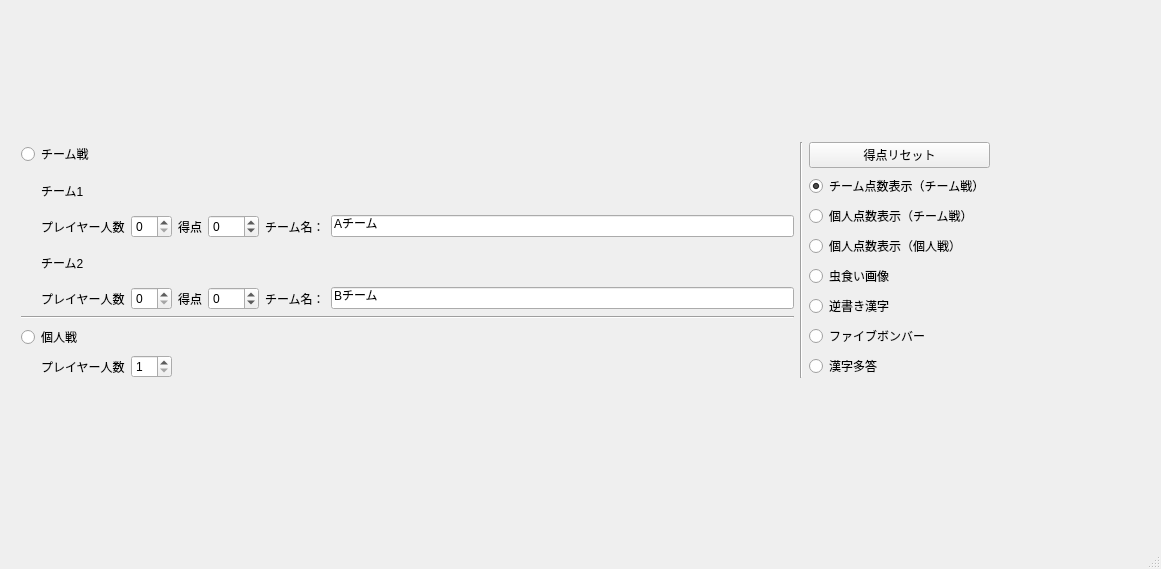
<?xml version="1.0" encoding="UTF-8"?>
<ui version="4.0">
 <class>SystemWindow</class>
 <widget class="QMainWindow" name="SystemWindow">
  <property name="geometry">
   <rect>
    <x>0</x>
    <y>0</y>
    <width>1161</width>
    <height>569</height>
   </rect>
  </property>
  <property name="windowTitle">
   <string>SystemWindow</string>
  </property>
  <widget class="QWidget" name="centralWidget">
   <widget class="QWidget" name="gridLayoutWidget_4">
    <property name="geometry">
     <rect>
      <x>10</x>
      <y>10</y>
      <width>991</width>
      <height>501</height>
     </rect>
    </property>
    <layout class="QGridLayout" name="gridLayout_5">
     <item row="0" column="1">
      <layout class="QVBoxLayout" name="verticalLayout">
       <property name="sizeConstraint">
        <enum>QLayout::SetDefaultConstraint</enum>
       </property>
       <item>
        <widget class="QRadioButton" name="isTeam">
         <property name="text">
          <string>チーム戦</string>
         </property>
         <property name="checked">
          <bool>true</bool>
         </property>
        </widget>
       </item>
       <item>
        <layout class="QVBoxLayout" name="verticalLayout_2">
         <property name="leftMargin">
          <number>20</number>
         </property>
         <item>
          <widget class="QLabel" name="label">
           <property name="text">
            <string>チーム1</string>
           </property>
          </widget>
         </item>
         <item>
          <layout class="QHBoxLayout" name="horizontalLayout">
           <item>
            <widget class="QLabel" name="label_4">
             <property name="text">
              <string>プレイヤー人数</string>
             </property>
            </widget>
           </item>
           <item>
            <widget class="QSpinBox" name="team1_playerCount">
             <property name="minimum">
              <number>0</number>
             </property>
             <property name="value">
              <number>0</number>
             </property>
            </widget>
           </item>
           <item>
            <widget class="QLabel" name="label_40">
             <property name="text">
              <string>得点</string>
             </property>
            </widget>
           </item>
           <item>
            <widget class="QSpinBox" name="team1_point">
             <property name="minimum">
              <number>-999</number>
             </property>
             <property name="maximum">
              <number>999</number>
             </property>
            </widget>
           </item>
           <item>
            <widget class="QLabel" name="label_3">
             <property name="text">
              <string>チーム名：</string>
             </property>
            </widget>
           </item>
           <item>
            <widget class="QLineEdit" name="team1_name">
             <property name="text">
              <string>Aチーム</string>
             </property>
            </widget>
           </item>
          </layout>
         </item>
         <item>
          <layout class="QGridLayout" name="team1_area"/>
         </item>
         <item>
          <widget class="QLabel" name="label_2">
           <property name="text">
            <string>チーム2</string>
           </property>
          </widget>
         </item>
         <item>
          <layout class="QHBoxLayout" name="horizontalLayout_3">
           <item>
            <widget class="QLabel" name="label_21">
             <property name="text">
              <string>プレイヤー人数</string>
             </property>
            </widget>
           </item>
           <item>
            <widget class="QSpinBox" name="team2_playerCount">
             <property name="value">
              <number>0</number>
             </property>
            </widget>
           </item>
           <item>
            <widget class="QLabel" name="label_41">
             <property name="text">
              <string>得点</string>
             </property>
            </widget>
           </item>
           <item>
            <widget class="QSpinBox" name="team2_point">
             <property name="minimum">
              <number>-999</number>
             </property>
             <property name="maximum">
              <number>999</number>
             </property>
            </widget>
           </item>
           <item>
            <widget class="QLabel" name="label_22">
             <property name="text">
              <string>チーム名：</string>
             </property>
            </widget>
           </item>
           <item>
            <widget class="QLineEdit" name="team2_name">
             <property name="text">
              <string>Bチーム</string>
             </property>
            </widget>
           </item>
          </layout>
         </item>
         <item>
          <layout class="QGridLayout" name="team2_area"/>
         </item>
        </layout>
       </item>
       <item>
        <widget class="Line" name="line">
         <property name="orientation">
          <enum>Qt::Horizontal</enum>
         </property>
        </widget>
       </item>
       <item>
        <widget class="QRadioButton" name="isIndividual">
         <property name="text">
          <string>個人戦</string>
         </property>
        </widget>
       </item>
       <item>
        <layout class="QVBoxLayout" name="verticalLayout_3">
         <property name="leftMargin">
          <number>20</number>
         </property>
         <item>
          <layout class="QHBoxLayout" name="horizontalLayout_4">
           <item>
            <widget class="QLabel" name="label_23">
             <property name="text">
              <string>プレイヤー人数</string>
             </property>
            </widget>
           </item>
           <item>
            <widget class="QSpinBox" name="playerCount">
             <property name="minimum">
              <number>1</number>
             </property>
            </widget>
           </item>
           <item>
            <spacer name="horizontalSpacer">
             <property name="orientation">
              <enum>Qt::Horizontal</enum>
             </property>
             <property name="sizeHint" stdset="0">
              <size>
               <width>40</width>
               <height>20</height>
              </size>
             </property>
            </spacer>
           </item>
          </layout>
         </item>
         <item>
          <layout class="QGridLayout" name="gridLayout_4"/>
         </item>
        </layout>
       </item>
      </layout>
     </item>
     <item row="0" column="3">
      <widget class="Line" name="line_3">
       <property name="orientation">
        <enum>Qt::Vertical</enum>
       </property>
      </widget>
     </item>
     <item row="0" column="4">
      <layout class="QVBoxLayout" name="verticalLayout_5">
       <item>
        <widget class="QPushButton" name="pushButton">
         <property name="text">
          <string>得点リセット</string>
         </property>
        </widget>
       </item>
       <item>
        <widget class="QRadioButton" name="mode1">
         <property name="text">
          <string>チーム点数表示（チーム戦）</string>
         </property>
         <property name="checked">
          <bool>true</bool>
         </property>
         <attribute name="buttonGroup">
          <string notr="true">buttonGroup</string>
         </attribute>
        </widget>
       </item>
       <item>
        <widget class="QRadioButton" name="mode2">
         <property name="text">
          <string>個人点数表示（チーム戦）</string>
         </property>
         <attribute name="buttonGroup">
          <string notr="true">buttonGroup</string>
         </attribute>
        </widget>
       </item>
       <item>
        <widget class="QRadioButton" name="mode3">
         <property name="text">
          <string>個人点数表示（個人戦）</string>
         </property>
         <attribute name="buttonGroup">
          <string notr="true">buttonGroup</string>
         </attribute>
        </widget>
       </item>
       <item>
        <widget class="QRadioButton" name="mode4">
         <property name="text">
          <string>虫食い画像</string>
         </property>
         <attribute name="buttonGroup">
          <string notr="true">buttonGroup</string>
         </attribute>
        </widget>
       </item>
       <item>
        <widget class="QRadioButton" name="mode5">
         <property name="text">
          <string>逆書き漢字</string>
         </property>
         <attribute name="buttonGroup">
          <string notr="true">buttonGroup</string>
         </attribute>
        </widget>
       </item>
       <item>
        <widget class="QRadioButton" name="mode6">
         <property name="text">
          <string>ファイブボンバー</string>
         </property>
         <attribute name="buttonGroup">
          <string notr="true">buttonGroup</string>
         </attribute>
        </widget>
       </item>
       <item>
        <widget class="QRadioButton" name="mode7">
         <property name="text">
          <string>漢字多答</string>
         </property>
         <attribute name="buttonGroup">
          <string notr="true">buttonGroup</string>
         </attribute>
        </widget>
       </item>
      </layout>
     </item>
    </layout>
   </widget>
  </widget>
  <widget class="QMenuBar" name="menuBar">
   <property name="geometry">
    <rect>
     <x>0</x>
     <y>0</y>
     <width>1161</width>
     <height>27</height>
    </rect>
   </property>
  </widget>
  <widget class="QStatusBar" name="statusBar"/>
 </widget>
 <layoutdefault spacing="6" margin="11"/>
 <tabstops>
  <tabstop>isTeam</tabstop>
  <tabstop>team1_playerCount</tabstop>
  <tabstop>team1_point</tabstop>
  <tabstop>team1_name</tabstop>
  <tabstop>team2_playerCount</tabstop>
  <tabstop>team2_point</tabstop>
  <tabstop>team2_name</tabstop>
  <tabstop>isIndividual</tabstop>
  <tabstop>playerCount</tabstop>
  <tabstop>pushButton</tabstop>
  <tabstop>mode1</tabstop>
  <tabstop>mode2</tabstop>
  <tabstop>mode3</tabstop>
  <tabstop>mode4</tabstop>
  <tabstop>mode5</tabstop>
  <tabstop>mode6</tabstop>
  <tabstop>mode7</tabstop>
 </tabstops>
 <resources/>
 <connections/>
 <buttongroups>
  <buttongroup name="buttonGroup"/>
 </buttongroups>
</ui>
